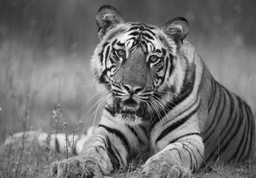
#> input picture sam.jpg, 256 x 178 px, shrunk from 934 x 650 before the run
$ python bicubic.py   (Python 2 division)   (older library calls are emulated)
#> lines starting #> are read from the running program, lines starting #| are printed output that depends on the picture
#| image size: (178, 256)
#> (printed output is left out)
import numpy as np
import scipy.misc
import Image
import sys
import time

def update_progress(job_title, progress,size):
    length = 50
    block = int(round(length*progress))
    msg = "\r{0}: [{1}] {2}%".format(job_title, "#"*block + "-"*(length-block), round(progress*100, 2))
    if progress >= 1: msg += " DONE\r\n"
    sys.stdout.flush()
    sys.stdout.write(msg)
    #sys.stdout.flush()

def p(x,y,a):
    sum = 0
    for i in range(0,4):
	for j in range(0,4):
	    sum += a[i][j] * x**i * y**j

    return sum


def bicubic(sample):
    left_m = np.array(np.mat('1 0 0 0; 0 0 1 0; -3 3 -2 -1; 2 -2 1 1'))
    right_m = np.array(np.mat('1 0 -3 2; 0 0 3 -2; 0 1 -2 1; 0 0 -1 1'))

    mid_m = np.zeros((4,4))

    mid_m[0][0] = sample[0][0]
    mid_m[0][1] = sample[0][1]
    mid_m[1][0] = sample[1][0]
    mid_m[1][1] = sample[1][1]

    sample_grad_x,sample_grad_y = np.gradient(sample)
    sample_grad_xy = np.gradient(sample_grad_x)[1]

    mid_m[0][2] = sample_grad_y[0][0]
    mid_m[0][3] = sample_grad_y[0][1]
    mid_m[1][2] = sample_grad_y[1][0]
    mid_m[1][3] = sample_grad_y[1][1]

    mid_m[2][0] = sample_grad_x[0][0]
    mid_m[2][1] = sample_grad_x[0][1]
    mid_m[3][0] = sample_grad_x[1][0]
    mid_m[3][1] = sample_grad_x[1][1]

    mid_m[2][2] = sample_grad_xy[0][0]
    mid_m[2][3] = sample_grad_xy[0][1]
    mid_m[3][2] = sample_grad_xy[1][0]
    mid_m[3][3] = sample_grad_xy[1][1]

    #print 'MIDDLE MATRIX'
    #print mid_m

    result = np.dot(np.dot(left_m ,mid_m), right_m)

    return result

def upscale_image(image):

    x_size,y_size = image.shape
#> x_size = 178; y_size = 256
    size = x_size*y_size        #will use it as a global variable
#> size = 45568
    enhanced_image = np.zeros((2*x_size,2*y_size),np.uint8)
    nsum = 0

    for x in range(0,x_size,2):
	   for y in range(0,y_size,2):
	    nsum = nsum+1
	    sample = np.zeros((2,2))
	    sample[0][0] = image[x][y]
	    if x + 1 < x_size and y < y_size:
		sample[1][0] = image[x+1][y]
	    if x < x_size and y + 1 < y_size:
		sample[0][1] = image[x][y+1]
	    if x +1 < x_size and y+1 < y_size:
		sample[1][1] = image[x+1][y+1]

	    a = bicubic(sample)
	    #print 'COEFFICENTS'
	    #print a
	    for i in range(0,4):
		for j in range(0,4):
		    if 2*x + i < 2*x_size and 2*y +j < 2*y_size:
		        #enhanced_image[2*x+i][2*y+j] = sample_4x[i][j]
			enhanced_image[2*x + i][2 * y + j] = p(i,j,a)
		size_f = float(size)
		size_f = size_f/4
		#time.sleep(0.1)
	    update_progress("Super Resolution at work", nsum/size_f,size_f)
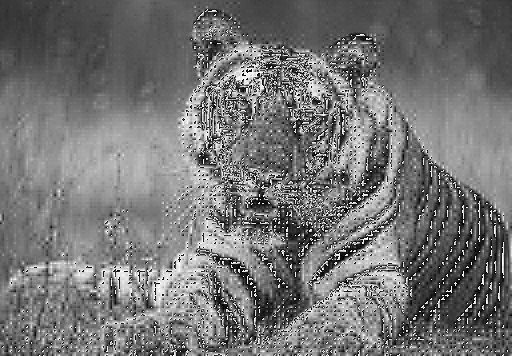
#> enhanced_image: shape (356, 512); min 0, max 255, mean 116.2
    update_progress("Super Resolution at work", 1,size_f)

    print nsum
    return enhanced_image


sample = scipy.misc.imread('sam.jpg',True)

print 'image size:',sample.shape

print 'SAMPLE IMAGE'
print sample

sample_4x = upscale_image(sample)
print 'SAMPLE 4_X'
print sample_4x

im = Image.fromarray(sample_4x)
im = im.convert('RGB')
im.save('test_image_new.jpg')

#scipy.misc.imsave('new_test_4xxx.jpg',sample_4x)
